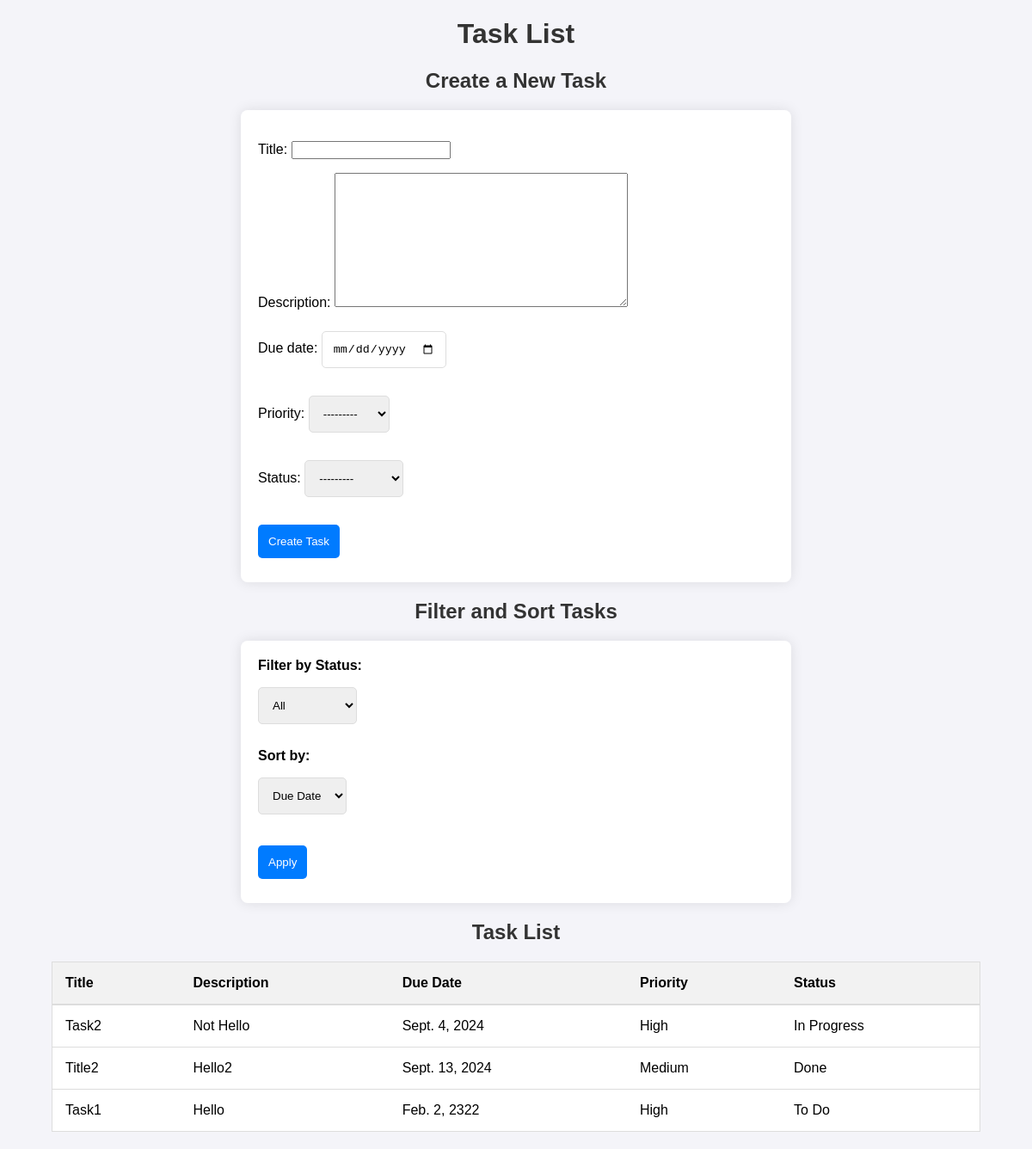
The page / on the database its author committed.
### tasks/models.py (models this page shows, shortened)
class Task(models.Model):
    PRIORITY_CHOICES = [
        (1, 'High'),
        (2, 'Medium'),
        (3, 'Low'),
    ]
    STATUS_CHOICES = [
        ('To Do', 'To Do'),
        ('In Progress', 'In Progress'),
        ('Done', 'Done'),
    ]
    title = models.CharField(max_length=255)
    description = models.TextField()
    due_date = models.DateField()
    priority = models.IntegerField(choices=PRIORITY_CHOICES)
    status = models.CharField(max_length=20, choices=STATUS_CHOICES)

### tasks/views.py (the view)
# urls.py: path('', task_list, name='task_list'),
def task_list(request):
    status_filter = request.GET.get('status', None)
    sort_by = request.GET.get('sort_by', 'due_date')
    tasks = Task.objects.all()
    if status_filter:
        tasks = tasks.filter(status=status_filter)
    tasks = tasks.order_by(sort_by)
    if request.method == 'POST':
        form = TaskForm(request.POST)
        if form.is_valid():
            form.save()
            return redirect('task_list')
    else:
        form = TaskForm()
    return render(request, 'tasks/task_list.html', {'tasks': tasks, 'form': form})

### tasks/forms.py
class TaskForm(forms.ModelForm):
    class Meta:
        model = Task
        fields = ['title', 'description', 'due_date', 'priority', 'status']
        widgets = {
            'due_date': forms.DateInput(attrs={'type': 'date'}),
        }

### tasks/templates/tasks/task_list.html (shortened to what this page needs)
{% load static %}
<!DOCTYPE html>
<html lang="en">
<head>
    <link rel="stylesheet" href="{% static 'tasks/styles.css' %}">
</head>
<body>
    <h1>Task List</h1>
    <h2>Create a New Task</h2>
    <form method="post">
        {{ form.as_p }}
        <button type="submit">Create Task</button>
    </form>
    <h2>Filter and Sort Tasks</h2>
    <form method="get">
        <div class="form-group">
            <label for="status">Filter by Status:</label>
            <select name="status" id="status">
                <option value="">All</option>
            </select>
        </div>
        <div class="form-group">
            <label for="sort_by">Sort by:</label>
            <select name="sort_by" id="sort_by">
                <option value="due_date" {% if request.GET.sort_by == "due_date" %}selected{% endif %}>Due Date</option>
            </select>
        </div>
        <button type="submit">Apply</button>
    </form>
    <h2>Task List</h2>
    <table>
        <thead>
            <tr>
                <th>Title</th>
                <th>Description</th>
                <th>Due Date</th>
                <th>Priority</th>
                <th>Status</th>
            </tr>
        </thead>
        <tbody>
            {% for task in tasks %}
                <tr>
                    <td>{{ task.title }}</td>
                    <td>{{ task.description }}</td>
                    <td>{{ task.due_date }}</td>
                    <td>{{ task.get_priority_display }}</td>
                    <td>{{ task.status }}</td>
                </tr>
            {% empty %}
                <tr>
                    <td colspan="5">No tasks available.</td>
                </tr>
            {% endfor %}
        </tbody>
    </table>
</body>
</html>

### tasks/static/tasks/styles.css (style rules this page uses)
body { font-family: Arial, sans-serif; margin: 0; padding: 0; background-color: #f4f4f9; }
h1, h2 { color: #333; text-align: center; }
form { margin: 20px auto; padding: 20px; border-radius: 8px; background-color: #fff; box-shadow: 0 0 15px rgba(0, 0, 0, 0.1); max-width: 600px; }
table { width: 90%; margin: 20px auto; border-collapse: collapse; border: 1px solid #ddd; background-color: #fff; }
th, td { padding: 15px; text-align: left; border-bottom: 1px solid #ddd; }
th { background-color: #f2f2f2; border-bottom: 2px solid #ddd; }
select, input[type="date"], button { padding: 12px; margin: 8px 0; border: 1px solid #ddd; border-radius: 5px; }
button { background-color: #007bff; color: #fff; border: none; cursor: pointer; }
.form-group { margin-bottom: 20px; }
.form-group label { display: block; margin-bottom: 8px; font-weight: bold; }

### rows shown on the page
Task: title "Task2", description "Not Hello", due_date "Sept. 4, 2024", priority "High", status "In Progress"
Task: title "Title2", description "Hello2", due_date "Sept. 13, 2024", priority "Medium", status "Done"
Task: title "Task1", description "Hello", due_date "Feb. 2, 2322", priority "High", status "To Do"
